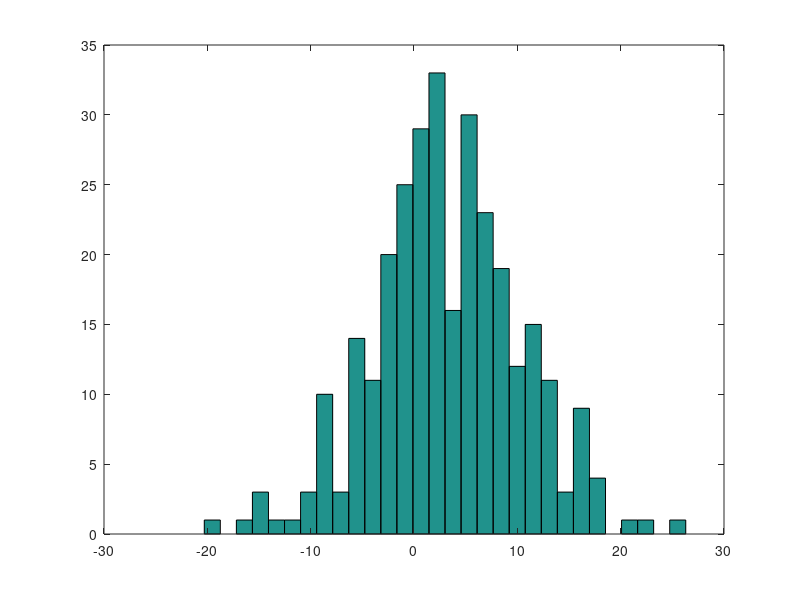
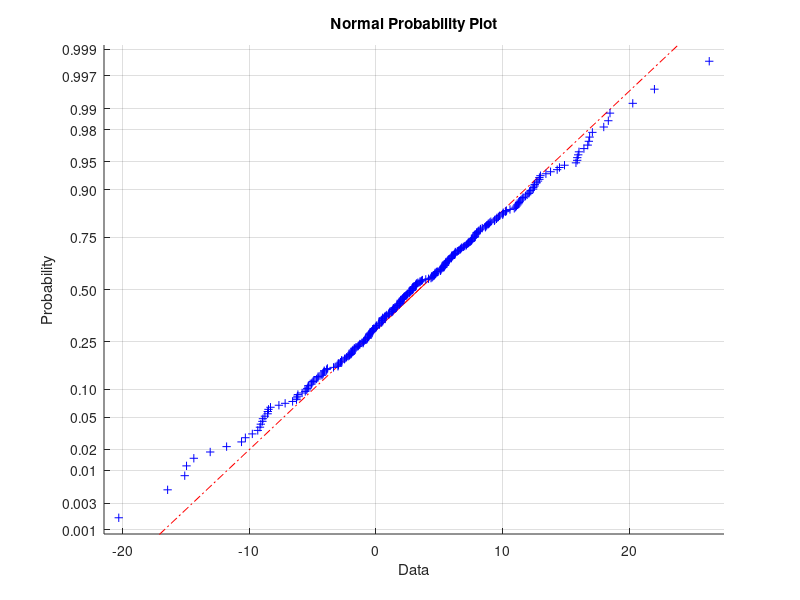

Write the MATLAB code that produced these figures, in order.
A = normrnd(3, 7, [1, 300]);

figure('Name', 'zadanie6 histogram');
hist(A, 30);

figure('Name', 'zadanie6 Dystrybuanta');
normplot(A);
# cdfplot nie dziala
